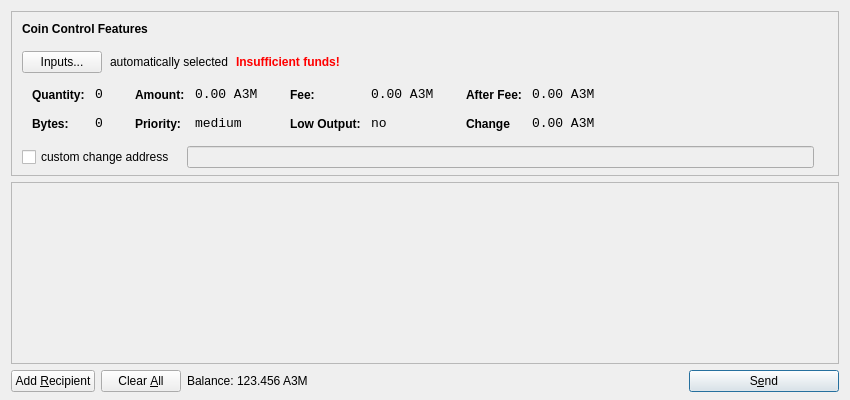
<?xml version="1.0" encoding="UTF-8"?>
<ui version="4.0">
 <class>SendCoinsDialog</class>
 <widget class="QDialog" name="SendCoinsDialog">
  <property name="geometry">
   <rect>
    <x>0</x>
    <y>0</y>
    <width>850</width>
    <height>400</height>
   </rect>
  </property>
  <property name="windowTitle">
   <string>Send Coins</string>
  </property>
  <layout class="QVBoxLayout" name="verticalLayout" stretch="0,1,0">
   <property name="bottomMargin">
    <number>8</number>
   </property>
   <item>
    <widget class="QFrame" name="frameCoinControl">
     <property name="sizePolicy">
      <sizepolicy hsizetype="Expanding" vsizetype="Expanding">
       <horstretch>0</horstretch>
       <verstretch>0</verstretch>
      </sizepolicy>
     </property>
     <property name="maximumSize">
      <size>
       <width>16777215</width>
       <height>16777215</height>
      </size>
     </property>
     <property name="frameShape">
      <enum>QFrame::StyledPanel</enum>
     </property>
     <property name="frameShadow">
      <enum>QFrame::Sunken</enum>
     </property>
     <layout class="QVBoxLayout" name="verticalLayoutCoinControl2">
      <property name="spacing">
       <number>-1</number>
      </property>
      <property name="leftMargin">
       <number>0</number>
      </property>
      <property name="topMargin">
       <number>0</number>
      </property>
      <property name="rightMargin">
       <number>0</number>
      </property>
      <property name="bottomMargin">
       <number>6</number>
      </property>
      <item>
       <layout class="QVBoxLayout" name="verticalLayoutCoinControl" stretch="0,0,0,0,1">
        <property name="spacing">
         <number>0</number>
        </property>
        <property name="leftMargin">
         <number>10</number>
        </property>
        <property name="topMargin">
         <number>10</number>
        </property>
        <item>
         <layout class="QHBoxLayout" name="horizontalLayoutCoinControl1">
          <property name="bottomMargin">
           <number>15</number>
          </property>
          <item>
           <widget class="QLabel" name="labelCoinControlFeatures">
            <property name="sizePolicy">
             <sizepolicy hsizetype="Preferred" vsizetype="Maximum">
              <horstretch>0</horstretch>
              <verstretch>0</verstretch>
             </sizepolicy>
            </property>
            <property name="font">
             <font>
              <weight>75</weight>
              <bold>true</bold>
             </font>
            </property>
            <property name="styleSheet">
             <string notr="true">font-weight:bold;</string>
            </property>
            <property name="text">
             <string>Coin Control Features</string>
            </property>
           </widget>
          </item>
         </layout>
        </item>
        <item>
         <layout class="QHBoxLayout" name="horizontalLayoutCoinControl2" stretch="0,0,0,0">
          <property name="spacing">
           <number>8</number>
          </property>
          <property name="bottomMargin">
           <number>10</number>
          </property>
          <item>
           <widget class="QPushButton" name="pushButtonCoinControl">
            <property name="styleSheet">
             <string notr="true"/>
            </property>
            <property name="text">
             <string>Inputs...</string>
            </property>
           </widget>
          </item>
          <item>
           <widget class="QLabel" name="labelCoinControlAutomaticallySelected">
            <property name="text">
             <string>automatically selected</string>
            </property>
            <property name="margin">
             <number>5</number>
            </property>
           </widget>
          </item>
          <item>
           <widget class="QLabel" name="labelCoinControlInsuffFunds">
            <property name="font">
             <font>
              <weight>75</weight>
              <bold>true</bold>
             </font>
            </property>
            <property name="styleSheet">
             <string notr="true">color:red;font-weight:bold;</string>
            </property>
            <property name="text">
             <string>Insufficient funds!</string>
            </property>
            <property name="margin">
             <number>5</number>
            </property>
           </widget>
          </item>
          <item>
           <spacer name="horizontalSpacerCoinControl">
            <property name="orientation">
             <enum>Qt::Horizontal</enum>
            </property>
            <property name="sizeHint" stdset="0">
             <size>
              <width>40</width>
              <height>1</height>
             </size>
            </property>
           </spacer>
          </item>
         </layout>
        </item>
        <item>
         <widget class="QWidget" name="widgetCoinControl" native="true">
          <property name="sizePolicy">
           <sizepolicy hsizetype="Preferred" vsizetype="Preferred">
            <horstretch>0</horstretch>
            <verstretch>0</verstretch>
           </sizepolicy>
          </property>
          <property name="minimumSize">
           <size>
            <width>0</width>
            <height>0</height>
           </size>
          </property>
          <property name="styleSheet">
           <string notr="true"/>
          </property>
          <layout class="QHBoxLayout" name="horizontalLayoutCoinControl5">
           <property name="margin">
            <number>0</number>
           </property>
           <item>
            <layout class="QHBoxLayout" name="horizontalLayoutCoinControl3" stretch="0,0,0,1">
             <property name="spacing">
              <number>20</number>
             </property>
             <property name="topMargin">
              <number>0</number>
             </property>
             <property name="bottomMargin">
              <number>10</number>
             </property>
             <item>
              <layout class="QFormLayout" name="formLayoutCoinControl1">
               <property name="horizontalSpacing">
                <number>10</number>
               </property>
               <property name="verticalSpacing">
                <number>14</number>
               </property>
               <property name="leftMargin">
                <number>10</number>
               </property>
               <property name="topMargin">
                <number>4</number>
               </property>
               <property name="rightMargin">
                <number>6</number>
               </property>
               <item row="0" column="0">
                <widget class="QLabel" name="labelCoinControlQuantityText">
                 <property name="styleSheet">
                  <string notr="true">font-weight:bold;</string>
                 </property>
                 <property name="text">
                  <string>Quantity:</string>
                 </property>
                 <property name="margin">
                  <number>0</number>
                 </property>
                </widget>
               </item>
               <item row="0" column="1">
                <widget class="QLabel" name="labelCoinControlQuantity">
                 <property name="font">
                  <font>
                   <family>Monospace</family>
                   <pointsize>10</pointsize>
                  </font>
                 </property>
                 <property name="cursor">
                  <cursorShape>IBeamCursor</cursorShape>
                 </property>
                 <property name="contextMenuPolicy">
                  <enum>Qt::ActionsContextMenu</enum>
                 </property>
                 <property name="text">
                  <string>0</string>
                 </property>
                 <property name="margin">
                  <number>0</number>
                 </property>
                 <property name="textInteractionFlags">
                  <set>Qt::LinksAccessibleByMouse|Qt::TextSelectableByKeyboard|Qt::TextSelectableByMouse</set>
                 </property>
                </widget>
               </item>
               <item row="1" column="0">
                <widget class="QLabel" name="labelCoinControlBytesText">
                 <property name="styleSheet">
                  <string notr="true">font-weight:bold;</string>
                 </property>
                 <property name="text">
                  <string>Bytes:</string>
                 </property>
                </widget>
               </item>
               <item row="1" column="1">
                <widget class="QLabel" name="labelCoinControlBytes">
                 <property name="font">
                  <font>
                   <family>Monospace</family>
                   <pointsize>10</pointsize>
                  </font>
                 </property>
                 <property name="cursor">
                  <cursorShape>IBeamCursor</cursorShape>
                 </property>
                 <property name="contextMenuPolicy">
                  <enum>Qt::ActionsContextMenu</enum>
                 </property>
                 <property name="text">
                  <string>0</string>
                 </property>
                 <property name="textInteractionFlags">
                  <set>Qt::LinksAccessibleByMouse|Qt::TextSelectableByKeyboard|Qt::TextSelectableByMouse</set>
                 </property>
                </widget>
               </item>
              </layout>
             </item>
             <item>
              <layout class="QFormLayout" name="formLayoutCoinControl2">
               <property name="horizontalSpacing">
                <number>10</number>
               </property>
               <property name="verticalSpacing">
                <number>14</number>
               </property>
               <property name="leftMargin">
                <number>6</number>
               </property>
               <property name="topMargin">
                <number>4</number>
               </property>
               <property name="rightMargin">
                <number>6</number>
               </property>
               <item row="0" column="0">
                <widget class="QLabel" name="labelCoinControlAmountText">
                 <property name="styleSheet">
                  <string notr="true">font-weight:bold;</string>
                 </property>
                 <property name="text">
                  <string>Amount:</string>
                 </property>
                 <property name="margin">
                  <number>0</number>
                 </property>
                </widget>
               </item>
               <item row="0" column="1">
                <widget class="QLabel" name="labelCoinControlAmount">
                 <property name="font">
                  <font>
                   <family>Monospace</family>
                   <pointsize>10</pointsize>
                  </font>
                 </property>
                 <property name="cursor">
                  <cursorShape>IBeamCursor</cursorShape>
                 </property>
                 <property name="contextMenuPolicy">
                  <enum>Qt::ActionsContextMenu</enum>
                 </property>
                 <property name="text">
                  <string>0.00 A3M</string>
                 </property>
                 <property name="textInteractionFlags">
                  <set>Qt::LinksAccessibleByMouse|Qt::TextSelectableByKeyboard|Qt::TextSelectableByMouse</set>
                 </property>
                </widget>
               </item>
               <item row="1" column="0">
                <widget class="QLabel" name="labelCoinControlPriorityText">
                 <property name="styleSheet">
                  <string notr="true">font-weight:bold;</string>
                 </property>
                 <property name="text">
                  <string>Priority:</string>
                 </property>
                </widget>
               </item>
               <item row="1" column="1">
                <widget class="QLabel" name="labelCoinControlPriority">
                 <property name="font">
                  <font>
                   <family>Monospace</family>
                   <pointsize>10</pointsize>
                  </font>
                 </property>
                 <property name="cursor">
                  <cursorShape>IBeamCursor</cursorShape>
                 </property>
                 <property name="contextMenuPolicy">
                  <enum>Qt::ActionsContextMenu</enum>
                 </property>
                 <property name="text">
                  <string>medium</string>
                 </property>
                 <property name="textInteractionFlags">
                  <set>Qt::LinksAccessibleByMouse|Qt::TextSelectableByKeyboard|Qt::TextSelectableByMouse</set>
                 </property>
                </widget>
               </item>
              </layout>
             </item>
             <item>
              <layout class="QFormLayout" name="formLayoutCoinControl3">
               <property name="horizontalSpacing">
                <number>10</number>
               </property>
               <property name="verticalSpacing">
                <number>14</number>
               </property>
               <property name="leftMargin">
                <number>6</number>
               </property>
               <property name="topMargin">
                <number>4</number>
               </property>
               <property name="rightMargin">
                <number>6</number>
               </property>
               <item row="0" column="0">
                <widget class="QLabel" name="labelCoinControlFeeText">
                 <property name="styleSheet">
                  <string notr="true">font-weight:bold;</string>
                 </property>
                 <property name="text">
                  <string>Fee:</string>
                 </property>
                 <property name="margin">
                  <number>0</number>
                 </property>
                </widget>
               </item>
               <item row="0" column="1">
                <widget class="QLabel" name="labelCoinControlFee">
                 <property name="font">
                  <font>
                   <family>Monospace</family>
                   <pointsize>10</pointsize>
                  </font>
                 </property>
                 <property name="cursor">
                  <cursorShape>IBeamCursor</cursorShape>
                 </property>
                 <property name="contextMenuPolicy">
                  <enum>Qt::ActionsContextMenu</enum>
                 </property>
                 <property name="text">
                  <string>0.00 A3M</string>
                 </property>
                 <property name="textInteractionFlags">
                  <set>Qt::LinksAccessibleByMouse|Qt::TextSelectableByKeyboard|Qt::TextSelectableByMouse</set>
                 </property>
                </widget>
               </item>
               <item row="1" column="0">
                <widget class="QLabel" name="labelCoinControlLowOutputText">
                 <property name="styleSheet">
                  <string notr="true">font-weight:bold;</string>
                 </property>
                 <property name="text">
                  <string>Low Output:</string>
                 </property>
                </widget>
               </item>
               <item row="1" column="1">
                <widget class="QLabel" name="labelCoinControlLowOutput">
                 <property name="font">
                  <font>
                   <family>Monospace</family>
                   <pointsize>10</pointsize>
                  </font>
                 </property>
                 <property name="cursor">
                  <cursorShape>IBeamCursor</cursorShape>
                 </property>
                 <property name="contextMenuPolicy">
                  <enum>Qt::ActionsContextMenu</enum>
                 </property>
                 <property name="text">
                  <string>no</string>
                 </property>
                 <property name="textInteractionFlags">
                  <set>Qt::LinksAccessibleByMouse|Qt::TextSelectableByKeyboard|Qt::TextSelectableByMouse</set>
                 </property>
                </widget>
               </item>
              </layout>
             </item>
             <item>
              <layout class="QFormLayout" name="formLayoutCoinControl4">
               <property name="horizontalSpacing">
                <number>10</number>
               </property>
               <property name="verticalSpacing">
                <number>14</number>
               </property>
               <property name="leftMargin">
                <number>6</number>
               </property>
               <property name="topMargin">
                <number>4</number>
               </property>
               <property name="rightMargin">
                <number>6</number>
               </property>
               <item row="0" column="0">
                <widget class="QLabel" name="labelCoinControlAfterFeeText">
                 <property name="styleSheet">
                  <string notr="true">font-weight:bold;</string>
                 </property>
                 <property name="text">
                  <string>After Fee:</string>
                 </property>
                 <property name="margin">
                  <number>0</number>
                 </property>
                </widget>
               </item>
               <item row="0" column="1">
                <widget class="QLabel" name="labelCoinControlAfterFee">
                 <property name="font">
                  <font>
                   <family>Monospace</family>
                   <pointsize>10</pointsize>
                  </font>
                 </property>
                 <property name="cursor">
                  <cursorShape>IBeamCursor</cursorShape>
                 </property>
                 <property name="contextMenuPolicy">
                  <enum>Qt::ActionsContextMenu</enum>
                 </property>
                 <property name="text">
                  <string>0.00 A3M</string>
                 </property>
                 <property name="textInteractionFlags">
                  <set>Qt::LinksAccessibleByMouse|Qt::TextSelectableByKeyboard|Qt::TextSelectableByMouse</set>
                 </property>
                </widget>
               </item>
               <item row="1" column="0">
                <widget class="QLabel" name="labelCoinControlChangeText">
                 <property name="styleSheet">
                  <string notr="true">font-weight:bold;</string>
                 </property>
                 <property name="text">
                  <string>Change</string>
                 </property>
                </widget>
               </item>
               <item row="1" column="1">
                <widget class="QLabel" name="labelCoinControlChange">
                 <property name="font">
                  <font>
                   <family>Monospace</family>
                   <pointsize>10</pointsize>
                  </font>
                 </property>
                 <property name="cursor">
                  <cursorShape>IBeamCursor</cursorShape>
                 </property>
                 <property name="contextMenuPolicy">
                  <enum>Qt::ActionsContextMenu</enum>
                 </property>
                 <property name="text">
                  <string>0.00 A3M</string>
                 </property>
                 <property name="textInteractionFlags">
                  <set>Qt::LinksAccessibleByMouse|Qt::TextSelectableByKeyboard|Qt::TextSelectableByMouse</set>
                 </property>
                </widget>
               </item>
              </layout>
             </item>
            </layout>
           </item>
          </layout>
         </widget>
        </item>
        <item>
         <layout class="QHBoxLayout" name="horizontalLayoutCoinControl4" stretch="0,0,0">
          <property name="spacing">
           <number>12</number>
          </property>
          <property name="sizeConstraint">
           <enum>QLayout::SetDefaultConstraint</enum>
          </property>
          <property name="topMargin">
           <number>5</number>
          </property>
          <property name="rightMargin">
           <number>5</number>
          </property>
          <item>
           <widget class="QCheckBox" name="checkBoxCoinControlChange">
            <property name="text">
             <string>custom change address</string>
            </property>
           </widget>
          </item>
          <item>
           <widget class="QLineEdit" name="lineEditCoinControlChange">
            <property name="enabled">
             <bool>false</bool>
            </property>
            <property name="sizePolicy">
             <sizepolicy hsizetype="Expanding" vsizetype="Fixed">
              <horstretch>0</horstretch>
              <verstretch>0</verstretch>
             </sizepolicy>
            </property>
           </widget>
          </item>
          <item>
           <widget class="QLabel" name="labelCoinControlChangeLabel">
            <property name="sizePolicy">
             <sizepolicy hsizetype="Preferred" vsizetype="Expanding">
              <horstretch>0</horstretch>
              <verstretch>0</verstretch>
             </sizepolicy>
            </property>
            <property name="minimumSize">
             <size>
              <width>0</width>
              <height>0</height>
             </size>
            </property>
            <property name="text">
             <string/>
            </property>
            <property name="margin">
             <number>3</number>
            </property>
           </widget>
          </item>
         </layout>
        </item>
        <item>
         <spacer name="verticalSpacerCoinControl">
          <property name="orientation">
           <enum>Qt::Vertical</enum>
          </property>
          <property name="sizeHint" stdset="0">
           <size>
            <width>800</width>
            <height>1</height>
           </size>
          </property>
         </spacer>
        </item>
       </layout>
      </item>
     </layout>
    </widget>
   </item>
   <item>
    <widget class="QScrollArea" name="scrollArea">
     <property name="widgetResizable">
      <bool>true</bool>
     </property>
     <widget class="QWidget" name="scrollAreaWidgetContents">
      <property name="geometry">
       <rect>
        <x>0</x>
        <y>0</y>
        <width>830</width>
        <height>165</height>
       </rect>
      </property>
      <layout class="QVBoxLayout" name="verticalLayout_2">
       <property name="margin">
        <number>0</number>
       </property>
       <item>
        <layout class="QVBoxLayout" name="entries">
         <property name="spacing">
          <number>6</number>
         </property>
        </layout>
       </item>
       <item>
        <spacer name="verticalSpacer">
         <property name="orientation">
          <enum>Qt::Vertical</enum>
         </property>
         <property name="sizeHint" stdset="0">
          <size>
           <width>20</width>
           <height>40</height>
          </size>
         </property>
        </spacer>
       </item>
      </layout>
     </widget>
    </widget>
   </item>
   <item>
    <layout class="QHBoxLayout" name="horizontalLayout">
     <item>
      <widget class="QPushButton" name="addButton">
       <property name="toolTip">
        <string>Send to multiple recipients at once</string>
       </property>
       <property name="text">
        <string>Add &amp;Recipient</string>
       </property>
       <property name="icon">
        <iconset resource="../bitcoin.qrc">
         <normaloff>:/icons/add</normaloff>:/icons/add</iconset>
       </property>
       <property name="autoDefault">
        <bool>false</bool>
       </property>
      </widget>
     </item>
     <item>
      <widget class="QPushButton" name="clearButton">
       <property name="sizePolicy">
        <sizepolicy hsizetype="Minimum" vsizetype="Fixed">
         <horstretch>0</horstretch>
         <verstretch>0</verstretch>
        </sizepolicy>
       </property>
       <property name="toolTip">
        <string>Remove all transaction fields</string>
       </property>
       <property name="text">
        <string>Clear &amp;All</string>
       </property>
       <property name="icon">
        <iconset resource="../bitcoin.qrc">
         <normaloff>:/icons/remove</normaloff>:/icons/remove</iconset>
       </property>
       <property name="autoRepeatDelay">
        <number>300</number>
       </property>
       <property name="autoDefault">
        <bool>false</bool>
       </property>
      </widget>
     </item>
     <item>
      <layout class="QHBoxLayout" name="horizontalLayout_2">
       <property name="spacing">
        <number>3</number>
       </property>
       <item>
        <widget class="QLabel" name="label">
         <property name="sizePolicy">
          <sizepolicy hsizetype="Preferred" vsizetype="Fixed">
           <horstretch>0</horstretch>
           <verstretch>0</verstretch>
          </sizepolicy>
         </property>
         <property name="text">
          <string>Balance:</string>
         </property>
        </widget>
       </item>
       <item>
        <widget class="QLabel" name="labelBalance">
         <property name="sizePolicy">
          <sizepolicy hsizetype="Preferred" vsizetype="Fixed">
           <horstretch>0</horstretch>
           <verstretch>0</verstretch>
          </sizepolicy>
         </property>
         <property name="cursor">
          <cursorShape>IBeamCursor</cursorShape>
         </property>
         <property name="text">
          <string>123.456 A3M</string>
         </property>
         <property name="textInteractionFlags">
          <set>Qt::LinksAccessibleByMouse|Qt::TextSelectableByKeyboard|Qt::TextSelectableByMouse</set>
         </property>
        </widget>
       </item>
      </layout>
     </item>
     <item>
      <spacer name="horizontalSpacer">
       <property name="orientation">
        <enum>Qt::Horizontal</enum>
       </property>
       <property name="sizeHint" stdset="0">
        <size>
         <width>40</width>
         <height>20</height>
        </size>
       </property>
      </spacer>
     </item>
     <item>
      <widget class="QPushButton" name="sendButton">
       <property name="minimumSize">
        <size>
         <width>150</width>
         <height>0</height>
        </size>
       </property>
       <property name="toolTip">
        <string>Confirm the send action</string>
       </property>
       <property name="text">
        <string>S&amp;end</string>
       </property>
       <property name="icon">
        <iconset resource="../bitcoin.qrc">
         <normaloff>:/icons/send</normaloff>:/icons/send</iconset>
       </property>
       <property name="default">
        <bool>true</bool>
       </property>
      </widget>
     </item>
    </layout>
   </item>
  </layout>
 </widget>
 <resources>
  <include location="../bitcoin.qrc"/>
 </resources>
 <connections/>
</ui>
